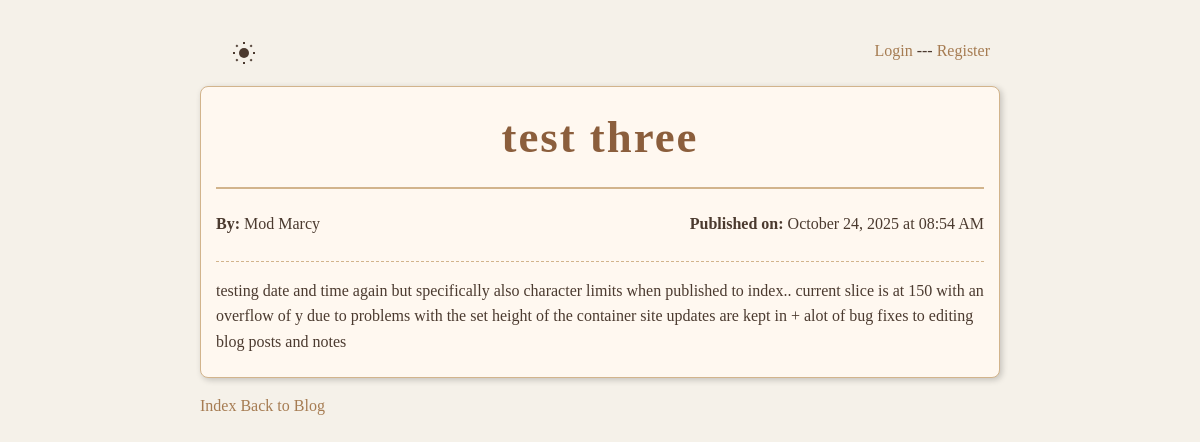
Page /blog/3 on the committed database.
### tables this page shows
CREATE TABLE blog_posts (
    id INTEGER PRIMARY KEY AUTOINCREMENT,
    title TEXT,
    content TEXT,
    author TEXT,
    timestamp TEXT
);

CREATE TABLE users (
    id INTEGER PRIMARY KEY AUTOINCREMENT,
    username TEXT UNIQUE NOT NULL,
    password TEXT NOT NULL,
    is_admin BOOLEAN DEFAULT 0,
    bio TEXT,
    pfp TEXT,
    custom_css TEXT,
    display_name TEXT,
    ip TEXT
);

### app.py (the view)
@app.route("/blog/<post_id>")
def view_blog_post(post_id):
    conn = get_db_connection()
    cursor = conn.cursor()
    cursor.execute(
        """
        SELECT bp.id, bp.title, bp.content, bp.timestamp, u.display_name, bp.author
        FROM blog_posts bp
        LEFT JOIN users u ON bp.author = u.username
        WHERE bp.id = ?
        """,
        (post_id,),
    )
    row = cursor.fetchone()
    conn.close()
    if not row:
        abort(404)
    display_name = (
        row["display_name"]
        if "display_name" in row.keys() and row["display_name"]
        else None
    )
    author_value = row["author"] if "author" in row.keys() else ""
    author_display = display_name if display_name else author_value
    post = {
        "id": row["id"],
        "title": row["title"],
        "content": row["content"],
        "timestamp": row["timestamp"],
        "author": author_display,
    }
    try:
        post["formatted_timestamp"] = datetime.fromisoformat(
            post["timestamp"]
        ).strftime("%B %d, %Y at %I:%M %p")
    except Exception:
        post["formatted_timestamp"] = post["timestamp"]  # fallback
    return render_template(
        "view_blog_post.html",
        post=post,
        post_id=post_id,
        is_admin=is_admin(),
        logged_in=logged_in(),
    )

### app.py (called while the page is built)
def get_db_connection():
    conn = sqlite3.connect("new.db", check_same_thread=False)
    conn.execute("PRAGMA busy_timeout = 30000")  # 30 seconds
    conn.row_factory = sqlite3.Row
    return conn

def logged_in():
    return "username" in session

def is_admin():
    if not is_logged_in():
        return False
    username = session["username"]
    user = get_user(username)
    if user:
        return user.get("is_admin", False)
    return False

def is_ip_banned(ip):
    conn = get_db_connection()
    result = conn.execute("SELECT 1 FROM banned_ips WHERE ip = ?", (ip,)).fetchone()
    conn.close()
    return result is not None

@app.before_request
def check_ban():
    print("Session data:", session)
    ip = request.remote_addr
    if is_ip_banned(ip):
        abort(403)

def is_logged_in():
    return "username" in session

### templates/view_blog_post.html (shortened to what this page needs)
<!doctype html>
<html>
    <head>
        <link
            rel="stylesheet"
            href="{{ url_for('static', filename='style.css') }}"
        />
    </head>
    <body>
        <div class="full-container">
            <div class="site-header">
                <button
                    type="button"
                    id="theme-toggle"
                    aria-label="Toggle dark mode"
                    style="
                        background: none;
                        border: none;
                        cursor: pointer;
                        display: flex;
                        align-items: center;
                    "
                >
                </button>
                {% if logged_in %}
                <p>
                    Logged in as
                    <a href="{{ url_for('profile') }}"
                        >{{ session.get('username', 'No username in session')
                        }}</a
                    >
                </p>
                {% else %}
                <p>
                    <a href="{{ url_for('login') }}">Login</a> ---
                    <a href="{{ url_for('register') }}">Register</a>
                </p>
                {% endif %}
            </div>
            <div class="blog-card">
                <h1>{{ post.title }}</h1>
                <div style="display: flex; justify-content: space-between">
                    <p><strong>By:</strong> {{ post.author }}</p>
                    <p>
                        <strong>Published on:</strong> {{
                        post.formatted_timestamp }}
                    </p>
                </div>
                <hr />
                <div>
                    <p>{{ post.content }}</p>
                </div>
            </div>
            <div class="footer">
                <p>
                    <a href="{{ url_for('index') }}">Index</a>
                    <a href="{{ url_for('blog') }}">Back to Blog</a>
                </p>
            </div>
        </div>
    </body>
</html>

### static/style.css (style rules this page uses)
:root { --bg-color: #f5f1e9; --text-color: #4b3a2f; --border-color: #d2b48c; --heading-color: #8b5e3c; --subheading-color: #6b4f3b; --subsubheading-color: #7b5e57; --span-bg: #f0e2d0; --input-bg: #fffaf0; --button-bg: #a67c52; --button-hover-bg: #8b6d3b; --link-color: #a67c52; --shadow-color: rgba(0, 0, 0, 0.2); --card-bg: #fff8f0; --card-border: #d2b48c; }
* { margin: 0; padding: 0; box-sizing: border-box; }
body { font-family: "Georgia", serif; background-color: var(--bg-color); color: var(--text-color); line-height: 1.6; padding: 20px; min-height: 100vh; background-image: radial-gradient( circle at 1px 1px, var(--bg-color) 1px, transparent 1px ), radial-gradient(circle at 4px 4px, var(--bg-color) 1px, transparent 1px); background-size: 20px 20px; }
.full-container { margin: 0 auto; max-width: 800px; }
h1 { font-family: "Palatino Linotype", "Book Antiqua", Palatino, serif; font-size: 2.8em; margin-bottom: 0.3em; letter-spacing: 2px; color: var(--heading-color); border-bottom: 2px solid var(--border-color); padding-bottom: 0.3em; text-align: center; }
p { margin: 0.5em 0; }
a { color: var(--link-color); text-decoration: none; }
button { background-color: var(--button-bg); color: #fff; border: none; padding: 0.7em 1.4em; border-radius: 4px; cursor: pointer; font-family: "Georgia", serif; font-size: 1em; transition: background-color 0.3s; }
.site-header { display: flex; justify-content: space-between; padding: 10px; }
#icon-sun, #icon-moon { color: var(--text-color); width: 24px; height: 24px; }
hr { border: none; border-top: 1px dashed var(--border-color); margin: 1em 0; }
.blog-card { background-color: var(--card-bg); border: 1px solid var(--card-border); border-radius: 8px; padding: 15px; margin-bottom: 15px; box-shadow: 2px 2px 6px var(--shadow-color); }

### rows in the picture
blog_posts: title "test three", content "testing date and time again but specifically also character limits when published to index.. current slice is at 150 with an overflow of y due to problems with the set height of the container site updates are kept in + alot of bug fixes to editing blog posts and notes"
users: author "Mod Marcy"

### other values in the picture
{{ post.formatted_timestamp }} "October 24, 2025 at 08:54 AM"
